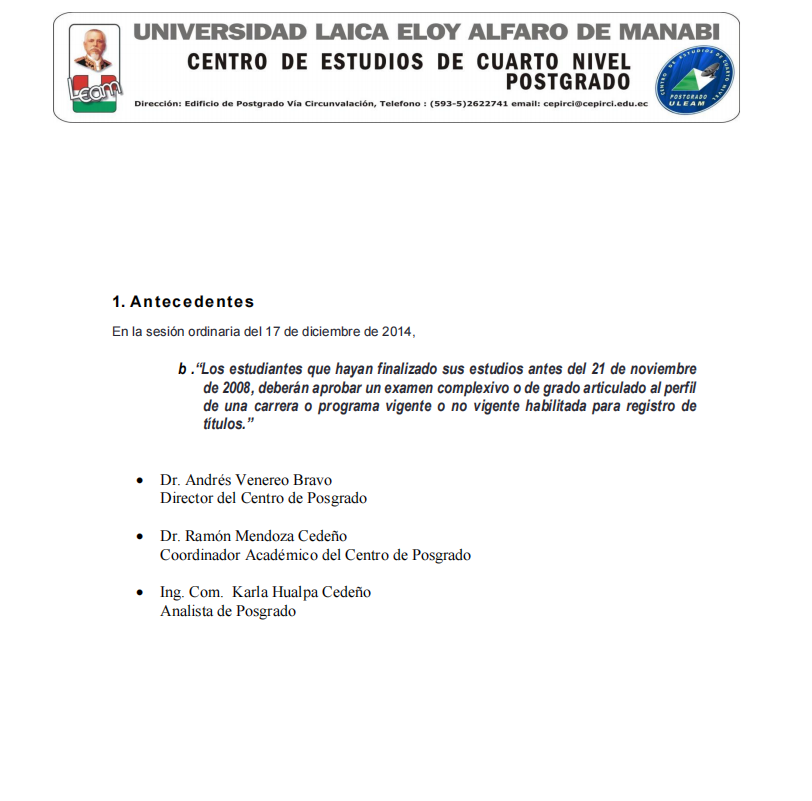
#> input picture data/train/clean/imagenbase.png, 812 x 801 px
$ python -i layer_1.py   (imports and definitions only)
#> lines starting #> are read from the running program, lines starting #| are printed output that depends on the picture; after the words box and inside, x2 and y2 are one past the last pixel; in counts of white or black regions, pixels touching at a corner belong together
"""
Pipeline de Preprocesamiento (Capa 1)
Otsu + CLAHE + Deskew por Hough
"""

import cv2
import numpy as np
from typing import Tuple, Optional
import math

class PreprocessingPipeline:
    """Pipeline liviano para preprocesamiento de documentos"""

    def __init__(self):
        self.clahe = cv2.createCLAHE(clipLimit=2.0, tileGridSize=(8, 8))

    def apply_otsu_threshold(self, image: np.ndarray) -> np.ndarray:
        """
        Aplicar umbralización Otsu
        Funciona tanto para imágenes en color como escala de grises
        """
        # Si es imagen a color, convertir a escala de grises
        if len(image.shape) == 3:
            gray = cv2.cvtColor(image, cv2.COLOR_BGR2GRAY)
        else:
            gray = image.copy()

        # Aplicar Otsu
        _, otsu_result = cv2.threshold(gray, 0, 255, cv2.THRESH_BINARY + cv2.THRESH_OTSU)

        # Si la imagen original era a color, mantener los canales
        if len(image.shape) == 3:
            # Crear máscara y aplicar a imagen original
            mask = otsu_result / 255.0
            result = image.copy().astype(np.float32)
            for c in range(3):
                result[:, :, c] *= mask
            return result.astype(np.uint8)
        else:
            return otsu_result

    def apply_clahe(self, image: np.ndarray) -> np.ndarray:
        """
        Aplicar CLAHE (Contrast Limited Adaptive Histogram Equalization)
        Funciona para imágenes en color y escala de grises
        """
        if len(image.shape) == 3:
            # Para imágenes a color, convertir a LAB y aplicar CLAHE solo en el canal L
            lab = cv2.cvtColor(image, cv2.COLOR_BGR2LAB)
            lab[:, :, 0] = self.clahe.apply(lab[:, :, 0])
            return cv2.cvtColor(lab, cv2.COLOR_LAB2BGR)
        else:
            # Para escala de grises, aplicar CLAHE directamente
            return self.clahe.apply(image)

    def detect_skew_angle(self, image: np.ndarray) -> float:
        """
        Detectar ángulo de inclinación usando transformada de Hough
        """
        # Convertir a escala de grises si es necesario
        if len(image.shape) == 3:
            gray = cv2.cvtColor(image, cv2.COLOR_BGR2GRAY)
        else:
            gray = image.copy()

        # Detectar bordes
        edges = cv2.Canny(gray, 50, 150, apertureSize=3)

        # Aplicar transformada de Hough para detectar líneas
        lines = cv2.HoughLines(edges, 1, np.pi/180, threshold=100)

        if lines is None:
            return 0.0

        # Calcular ángulos de las líneas detectadas
        angles = []
        for rho, theta in lines[:, 0]:
            angle = theta * 180 / np.pi
            # Normalizar ángulo para que esté entre -45 y 45 grados
            if angle > 45:
                angle = angle - 90
            elif angle < -45:
                angle = angle + 90
            angles.append(angle)

        # Usar la mediana de los ángulos para mayor robustez
        if angles:
            return np.median(angles)
        else:
            return 0.0

    def deskew_image(self, image: np.ndarray, angle: float) -> np.ndarray:
        """
        Corregir inclinación de la imagen
        """
        if abs(angle) < 0.1:  # Si el ángulo es muy pequeño, no hacer nada
            return image

        h, w = image.shape[:2]
        center = (w // 2, h // 2)

        # Crear matriz de rotación
        rotation_matrix = cv2.getRotationMatrix2D(center, angle, 1.0)

        # Calcular nuevas dimensiones para evitar recorte
        cos_angle = abs(rotation_matrix[0, 0])
        sin_angle = abs(rotation_matrix[0, 1])
        new_w = int((h * sin_angle) + (w * cos_angle))
        new_h = int((h * cos_angle) + (w * sin_angle))

        # Ajustar la matriz de rotación para centrar la imagen
        rotation_matrix[0, 2] += (new_w / 2) - center[0]
        rotation_matrix[1, 2] += (new_h / 2) - center[1]

        # Aplicar rotación
        deskewed = cv2.warpAffine(image, rotation_matrix, (new_w, new_h),
                                 flags=cv2.INTER_CUBIC,
                                 borderMode=cv2.BORDER_CONSTANT,
                                 borderValue=(255, 255, 255))

        return deskewed

    def process_document(self, image: np.ndarray,
                        apply_otsu: bool = True,
                        apply_clahe: bool = True,
                        apply_deskew: bool = True) -> Tuple[np.ndarray, dict]:
        """
        Procesar documento completo con el pipeline de Capa 1

        Args:
            image: Imagen de entrada
            apply_otsu: Si aplicar umbralización Otsu
            apply_clahe: Si aplicar CLAHE
            apply_deskew: Si aplicar corrección de inclinación

        Returns:
            Tuple de (imagen procesada, información del procesamiento)
        """
        result = image.copy()
        processing_info = {
            "original_shape": image.shape,
            "otsu_applied": False,
            "clahe_applied": False,
            "deskew_applied": False,
            "skew_angle": 0.0
        }

        # 1. Aplicar Otsu si está habilitado
        if apply_otsu:
            result = self.apply_otsu_threshold(result)
            processing_info["otsu_applied"] = True
            print("✅ Otsu aplicado")

        # 2. Aplicar CLAHE si está habilitado
        if apply_clahe:
            result = self.apply_clahe(result)
            processing_info["clahe_applied"] = True
            print("✅ CLAHE aplicado")

        # 3. Detectar y corregir inclinación si está habilitado
        if apply_deskew:
            skew_angle = self.detect_skew_angle(result)
            processing_info["skew_angle"] = skew_angle

            if abs(skew_angle) > 0.5:  # Solo corregir si hay inclinación significativa
                result = self.deskew_image(result, skew_angle)
                processing_info["deskew_applied"] = True
                print(f"✅ Deskew aplicado: {skew_angle:.2f}°")
            else:
                print(f"ℹ️ Inclinación mínima detectada: {skew_angle:.2f}°")

        processing_info["final_shape"] = result.shape

        return result, processing_info

>>> import cv2
>>> picture = cv2.imread('../../data/train/clean/imagenbase.png')
#> picture is the input picture: shape (801, 812, 3); mean B, G, R 246.1, 245.8, 245.6
>>> result = PreprocessingPipeline().process_document(picture)
#> in apply_otsu_threshold, `_, otsu_result = cv2.threshold(gray, 0, 255, cv2.THRESH_BINARY + cv2.T..`:
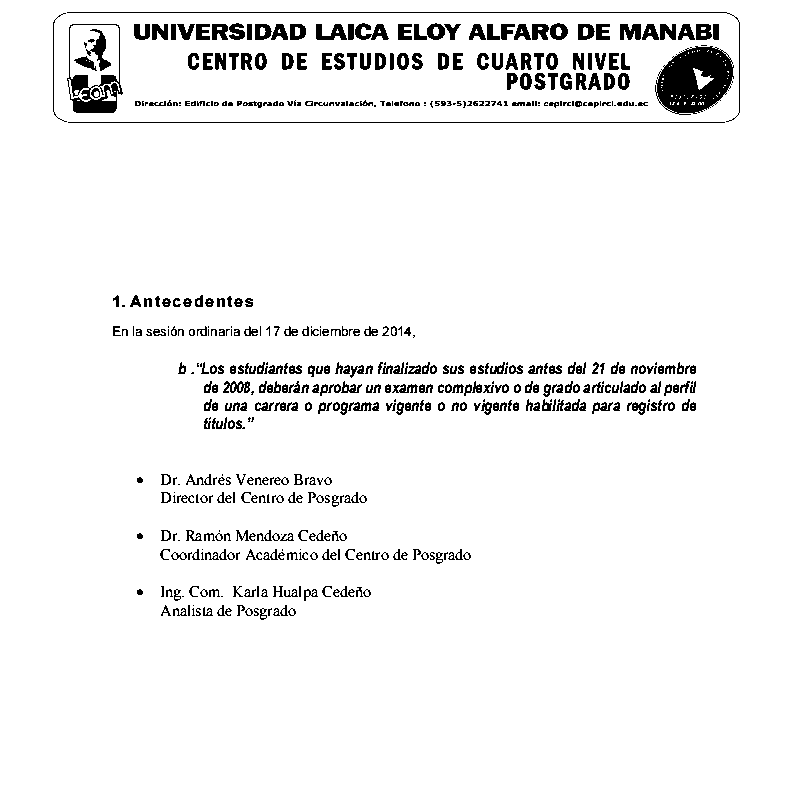
#> otsu_result: shape (801, 812); 95% white; 530 black regions (141 under 20 px), largest, box (x1, y1, x2, y2) and area: (655, 46, 734, 115) 3690, (67, 24, 123, 113) 1401, (67, 12, 740, 122) 781
#> after the loop in apply_otsu_threshold, `for c in range(3):`:
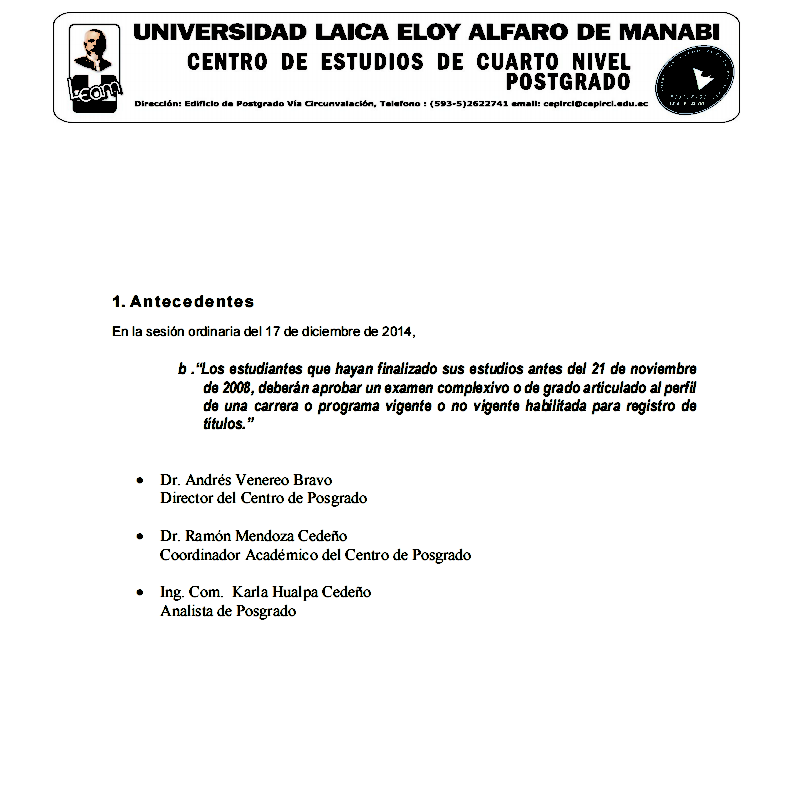
#> result: shape (801, 812, 3) float32; mean B, G, R 241.8, 242.1, 242
#> in apply_clahe, `lab = cv2.cvtColor(image, cv2.COLOR_BGR2LAB)`: lab: shape (801, 812, 3); mean of channels 0, 1, 2 241.3, 128, 128.1
#> in apply_clahe, `lab[:, :, 0] = self.clahe.apply(lab[:, :, 0])`: lab: shape (801, 812, 3); mean of channels 0, 1, 2 241, 128, 128.1
#> in detect_skew_angle, `edges = cv2.Canny(gray, 50, 150, apertureSize=3)`:
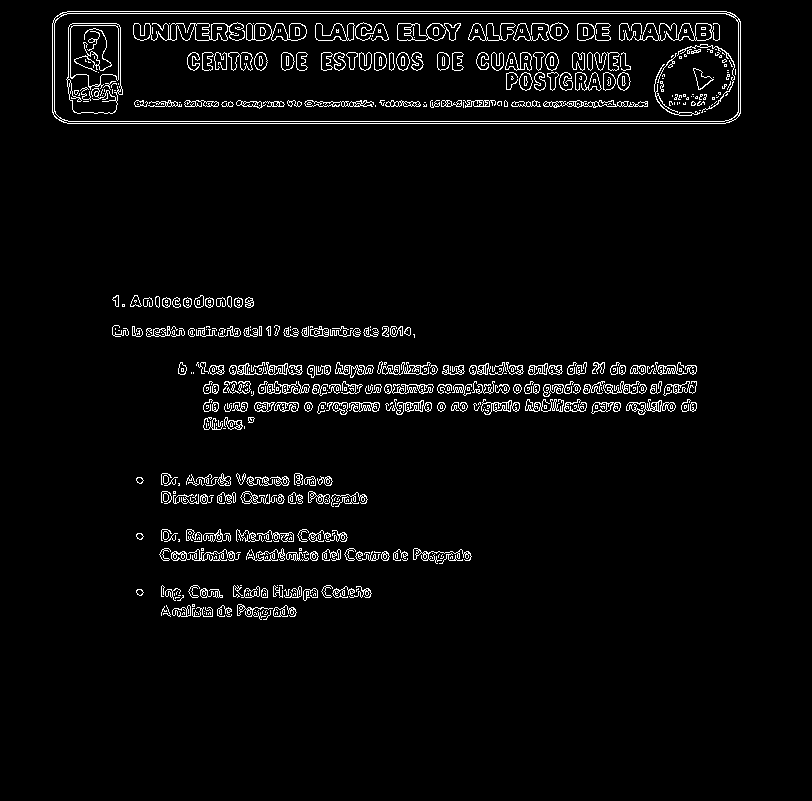
#> edges: shape (801, 812); 3.8% white in thin lines or dots, all inside (x1, y1, x2, y2) = (52, 11, 741, 620)
#> in detect_skew_angle, `lines = cv2.HoughLines(edges, 1, np.pi/180, threshold=100)`: lines = 313 rows, first 8: [13, 1.57], [121, 1.57], [11, 1.57], [123, 1.57], [23, 1.57], [106, 1.57], [365, 1.57], [102, 1.57]
#> the loop in detect_skew_angle, `for rho, theta in lines[:, 0]:` made 313 passes
#> (rho, theta, angle) on passes 1 to 12: (13, 1.57, 2.5e-06), (121, 1.57, 2.5e-06), (11, 1.57, 2.5e-06), (123, 1.57, 2.5e-06), (23, 1.57, 2.5e-06), (106, 1.57, 2.5e-06), (365, 1.57, 2.5e-06), (102, 1.57, 2.5e-06), (384, 1.57, 2.5e-06), (402, 1.57, 2.5e-06), (373, 1.57, 2.5e-06), (392, 1.57, 2.5e-06)
#> angle on passes 61 to 66: -2, 2, 5, 1, 3, 4
#> after the loop in detect_skew_angle, `for rho, theta in lines[:, 0]:`: angles = 313 values, max 12 at index 206, min -45 at index 117, mean -0.719
#> in process_document, `skew_angle = self.detect_skew_angle(result)`: skew_angle = 2.5e-06
#| ℹ️ Inclinación mínima detectada: 0.00°

$ run again, on data/train/clean/val_Captura de pantalla 2025-08-13 232053.png
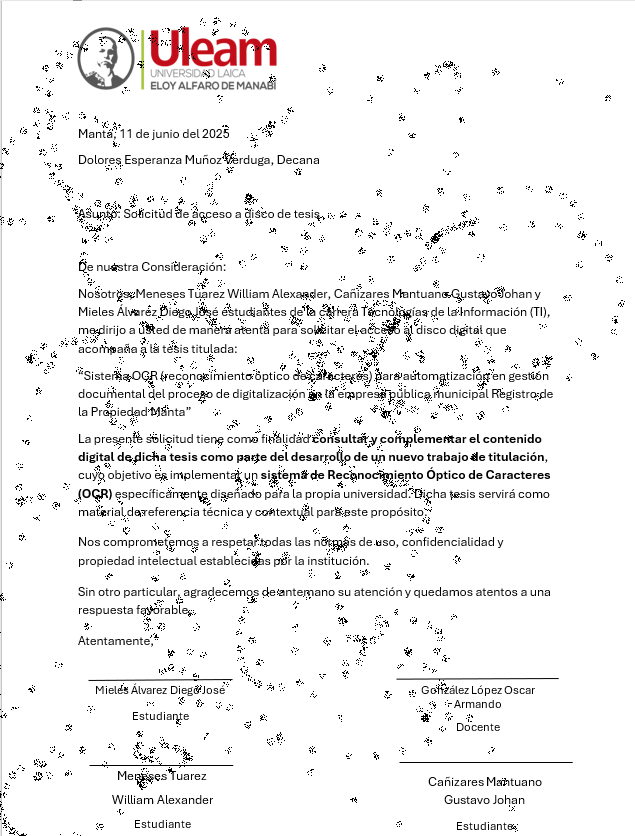
#> input picture data/train/clean/val_Captura de pantalla 2025-08-13 232053.png, 635 x 836 px
#> picture is the input picture: shape (836, 635, 3); mean B, G, R 239.6, 239.6, 240.3
#> otsu_result: shape (836, 635); 93.4% white; black in thin lines or dots
#> mask: shape (836, 635) float64; values 0 (black) and 1 (white), 93.4% white; black in thin lines or dots
#> in detect_skew_angle, `edges = cv2.Canny(gray, 50, 150, apertureSize=3)`:
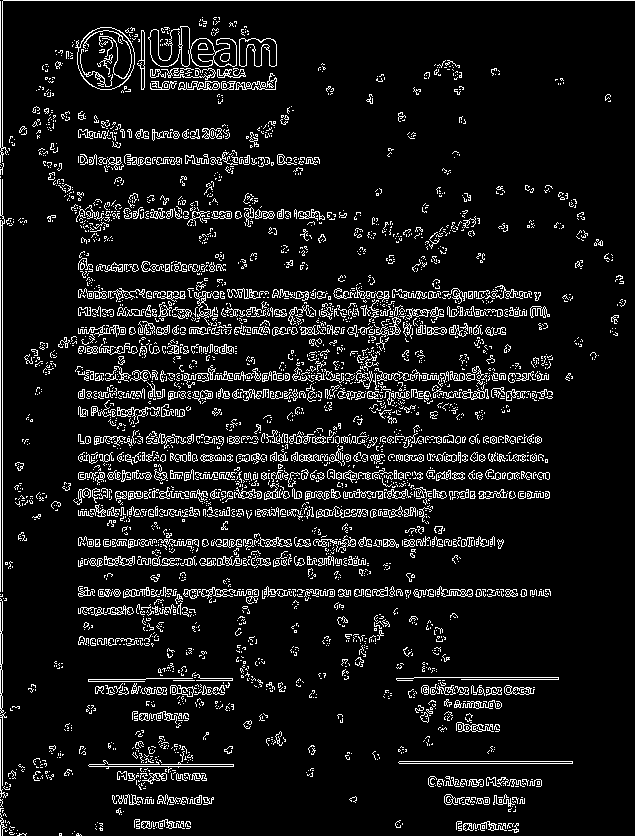
#> edges: shape (836, 635); 8.6% white in thin lines or dots
#> the loop in detect_skew_angle, `for rho, theta in lines[:, 0]:` made 5204 passes
#> (rho, theta, angle) on passes 1 to 8: (0, 0, 0), (2, 0, 0), (0, 1.57, 2.5e-06), (491, 1.57, 2.5e-06), (460, 1.57, 2.5e-06), (589, 1.57, 2.5e-06), (373, 1.57, 2.5e-06), (391, 1.57, 2.5e-06)
#> after the loop in detect_skew_angle, `for rho, theta in lines[:, 0]:`: angles = 5204 values, max 89 at index 55, min -45 at index 58, mean 29.12
#> skew_angle = 32
#> rotation_matrix = [[0.848, 0.53, -173.3], [-0.53, 0.848, 231.5]]
#> cos_angle = 0.848
#> sin_angle = 0.53
#> new_w = 981
#> new_h = 1045
#> in deskew_image, `deskewed = cv2.warpAffine(image, rotation_matrix, (new_w, new_h), flag..`:
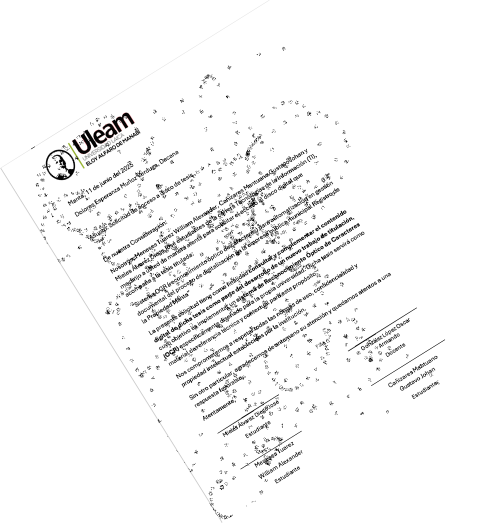
#> deskewed: shape (1045, 981, 3) (shown at 1/2 size); mean B, G, R 245.2, 245.2, 245.2
#| ✅ Deskew aplicado: 32.00°

$ run again, on data/train/clean/val_Captura de pantalla 2025-08-13 232142.png
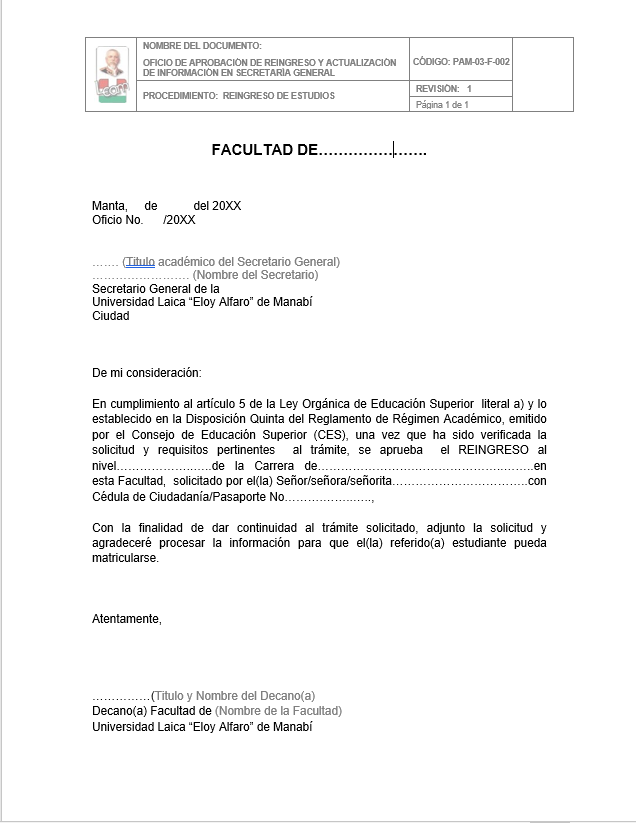
#> input picture data/train/clean/val_Captura de pantalla 2025-08-13 232142.png, 636 x 823 px
#> picture is the input picture: shape (823, 636, 3); mean B, G, R 246.4, 246.4, 246.4
#> otsu_result: shape (823, 636); 95.9% white; black in thin lines or dots, all inside (x1, y1, x2, y2) = (85, 37, 574, 733)
#> in detect_skew_angle, `edges = cv2.Canny(gray, 50, 150, apertureSize=3)`:
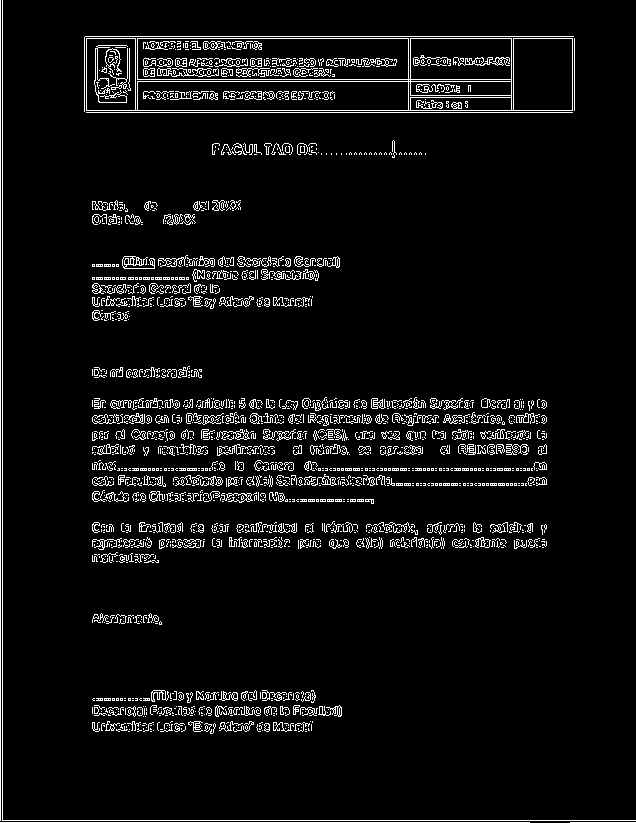
#> edges: shape (823, 636); 5.7% white in thin lines or dots
#> lines = 519 rows, first 8: [0, 0], [2, 0], [820, 1.57], [822, 1.57], [36, 1.57], [110, 1.57], [112, 1.57], [38, 1.57]
#> the loop in detect_skew_angle, `for rho, theta in lines[:, 0]:` made 519 passes
#> (rho, theta, angle) on passes 1 to 8: (0, 0, 0), (2, 0, 0), (820, 1.57, 2.5e-06), (822, 1.57, 2.5e-06), (36, 1.57, 2.5e-06), (110, 1.57, 2.5e-06), (112, 1.57, 2.5e-06), (38, 1.57, 2.5e-06)
#> after the loop in detect_skew_angle, `for rho, theta in lines[:, 0]:`: angles = 519 values, max 89 at index 103, min -45 at index 245, mean 12.39
#> skew_angle = 2
#> rotation_matrix = [[0.999, 0.0349, -14.15], [-0.0349, 0.999, 11.35]]
#> cos_angle = 0.999
#> sin_angle = 0.0349
#> new_w = 664
#> new_h = 844
#> in deskew_image, `deskewed = cv2.warpAffine(image, rotation_matrix, (new_w, new_h), flag..`:
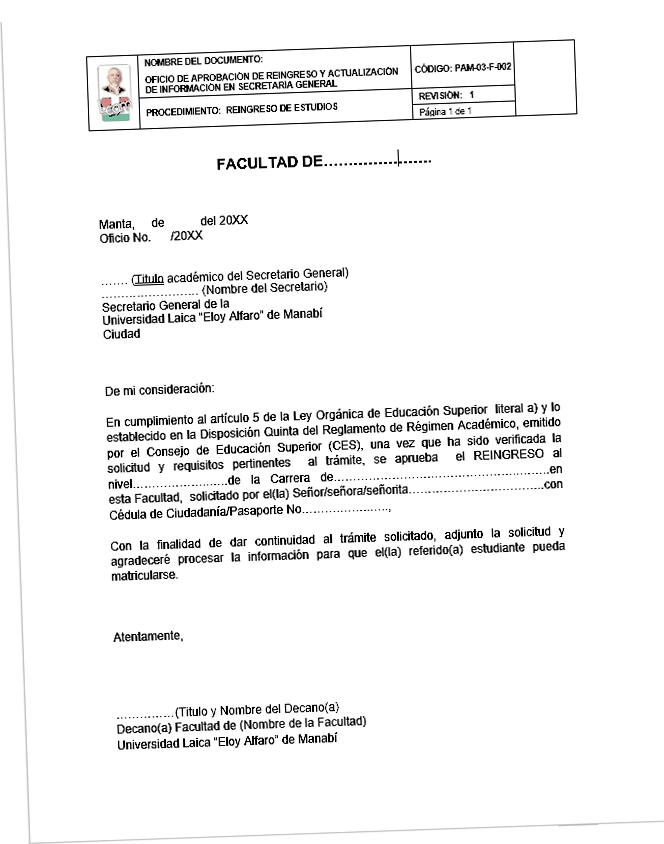
#> deskewed: shape (844, 664, 3); mean B, G, R 243.7, 243.7, 243.8
#| ✅ Deskew aplicado: 2.00°
